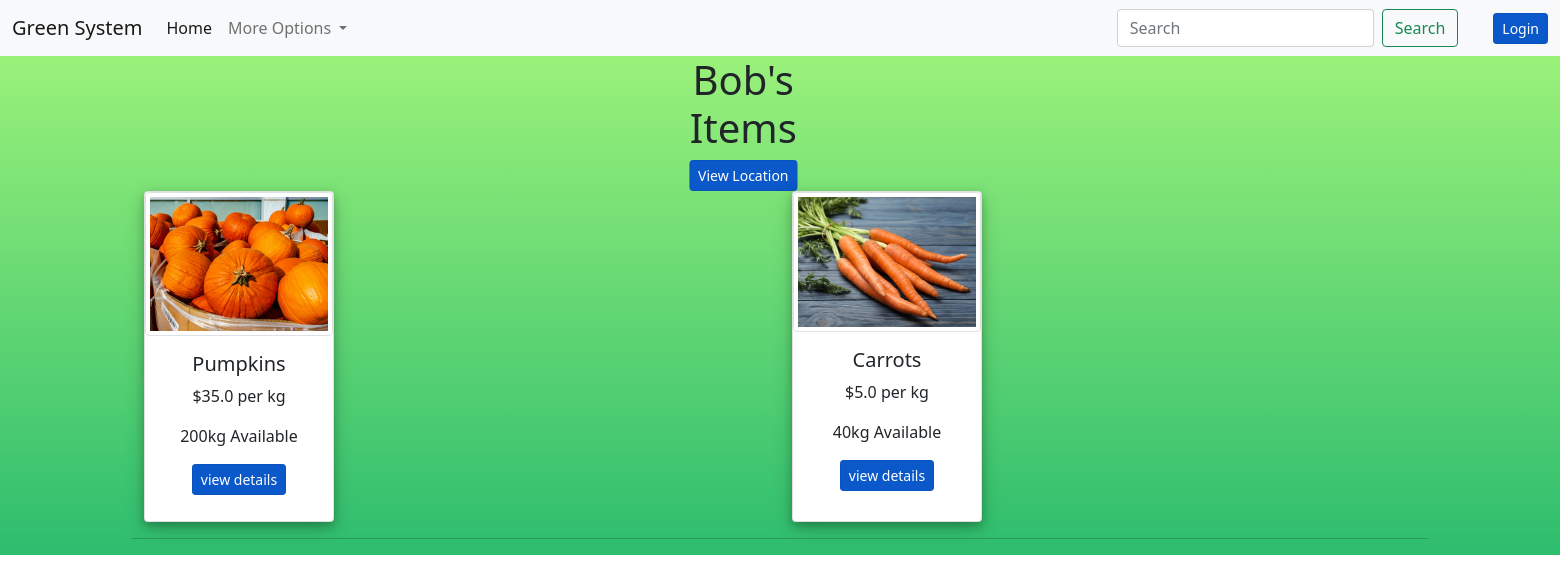
/get_user_items/1, run on an earlier commit of the app's database.
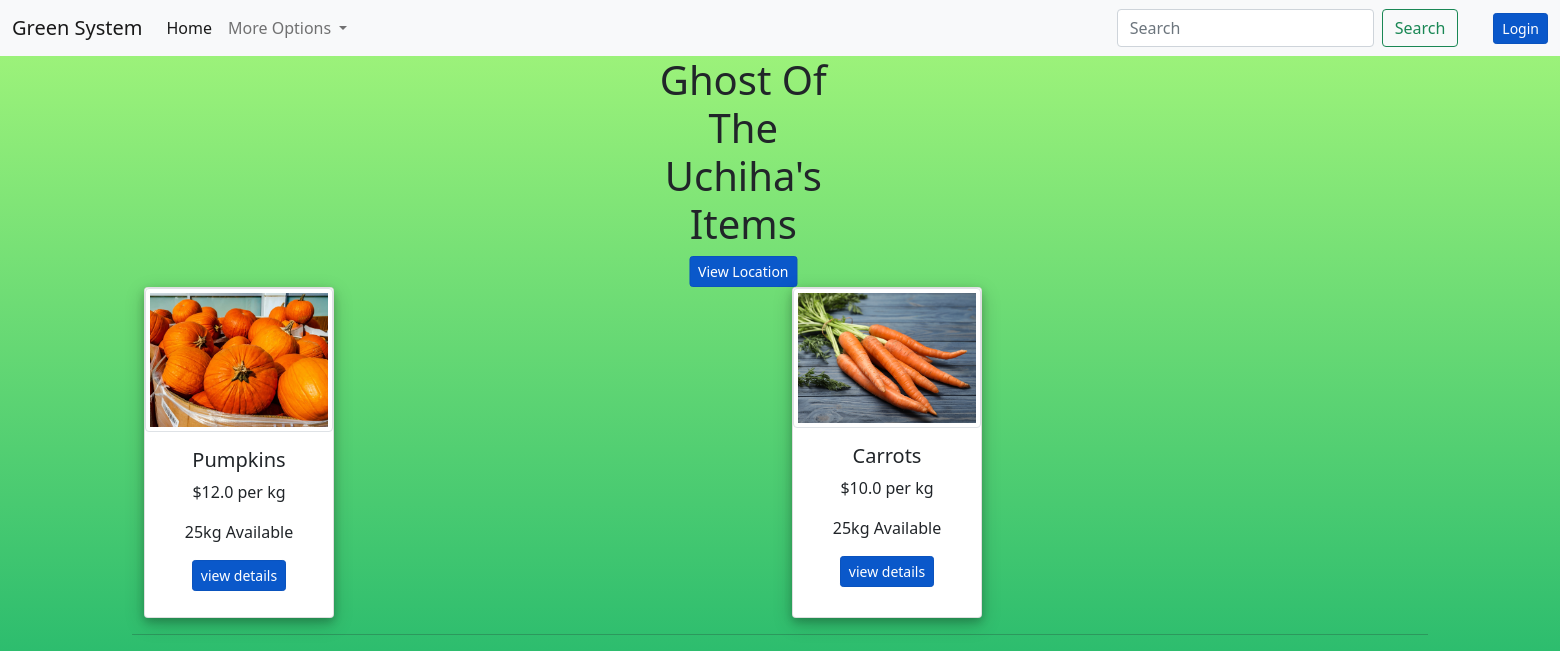
And on a later commit of the database.
### main.py (models this page shows, shortened)
class User(db.Model,UserMixin):
    id=db.Column(db.Integer,primary_key=True)
    username=db.Column(db.String,unique=True,nullable=False)
    pfp=db.Column(db.String,nullable=False)
    email=db.Column(db.String,unique=True,nullable=False)
    phone_number=db.Column(db.Integer,unique=True)
    password=db.Column(db.String,nullable=False)
    longtitude=db.Column(db.Numeric,nullable=False)
    latitude=db.Column(db.Numeric,nullable=False)
    items=db.relationship('Item',backref='user')
    cart=db.relationship('Cart',backref='user')

class Item(db.Model):
    id=db.Column(db.Integer,primary_key=True)
    user_id=db.Column(db.Integer,db.ForeignKey('user.id'))
    name=db.Column(db.String,nullable=False)
    image=db.Column(db.String,nullable=False)
    quantity=db.Column(db.Integer,nullable=False)
    price=db.Column(db.Float,nullable=False)
    delivery=db.Column(db.String,nullable=False)

### main.py (the view)
@app.route('/get_user_items/<int:id>',methods=['GET'])
def get_user_items(id):
    user=User.query.get(id)
    items=user.items
    return render_template('user_items.html',user=user,items=items)

### templates/user_items.html (shortened to what this page needs)
{% extends 'layout.html'%}
{% block content%}
<div class="header" style="text-align: center; transform:translateX(38%);">
   <div class="new-container" style="align-items: flex-end;">
       <div class="row">
           <div class="col-2">
               <h1>{{user.username}}'s Items</h1><span><a href="/user_location/{{user.id}}" class="btn btn-primary btn-sm active">View Location</a></span>
           </div>
       </div>
   </div>
</div>
<div class='container'>
   <div class="row">
   {% for item in user.items%}
   <div class="col">
   <div class="card"> <img class='mx-auto img-thumbnail' src="/static/item_images/{{item.image}}" width="100%" height="100%" max-height="100px" max-midth="100px" />
       <div class="card-body text-center mx-auto">
           <div class='cvp'>
               <h5 class="card-title font-weight-bold">{{item.name}}</h5>
               <p class="card-text">${{item.price}} per kg</p> <p class="card-text">{{item.quantity}}kg Available</p><a href="/item_details/{{item.id}}" class="btn btn-primary btn-sm active">view details</a><br />
           </div>
       </div>
   </div>
</div>
<br/>
   {%endfor%}
</div>
</div>
<hr/>
{%endblock%}

What changed in the data, as far as the page shows it:
changed User: username "Bob" → "Ghost Of The Uchiha"
changed Item "Pumpkins": price "35.0" → "12.0"; quantity "200" → "25"
changed Item "Carrots": price "5.0" → "10.0"; quantity "40" → "25"
